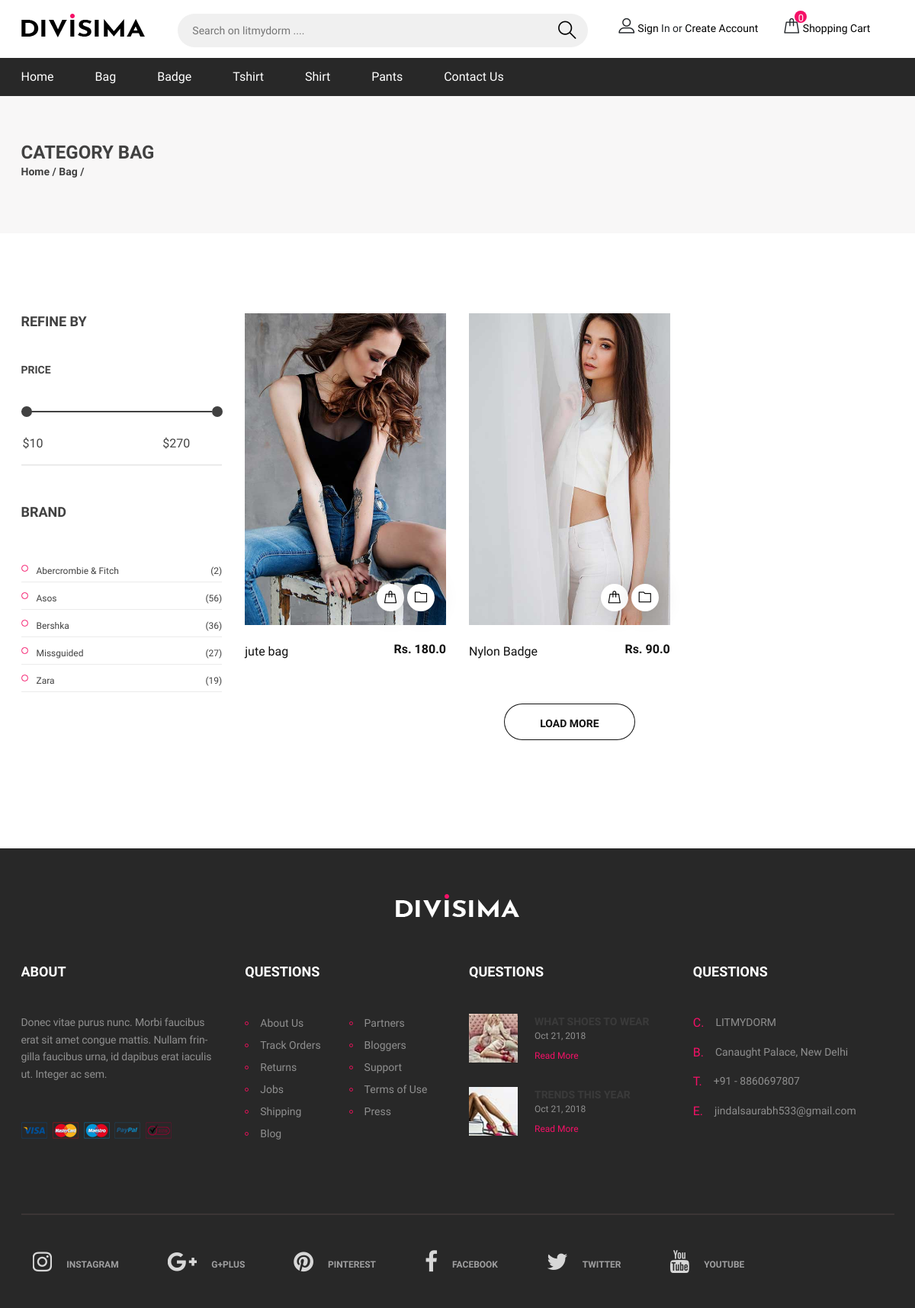
Screenshot of /category/bag with the database file from the repository.
### home/models.py (models this page shows, shortened)
class Category(models.Model):
    name = models.CharField(max_length=50)
    slug = models.SlugField()
    desc = models.TextField()
    image = models.ImageField(upload_to='index/images', default='')
    is_active = models.BooleanField(default=True)

class Product(models.Model):
    name = models.CharField(max_length=100)
    created_at = models.DateTimeField(auto_now_add=True)
    updated_at = models.DateTimeField(auto_now=True)
    short_desc = models.TextField()
    long_desc = models.TextField()
    price = models.FloatField()
    slug = models.SlugField()
    discount_price = models.FloatField(blank=True, null=True)
    image = models.ImageField(upload_to='index/images', default='')
    category = models.ForeignKey(Category, on_delete=models.CASCADE)
    stock = models.CharField(max_length=10)
    is_active = models.BooleanField(default=True)
    tag = models.CharField(max_length = 20, choices = PRODUCT_CHOICES, default='N')

### home/views.py (the view)
# urls.py: path('category/<str:slug>', views.category, name='category'),
def category(request, slug):
    category = Category.objects.filter(slug=slug).first()
    products = Product.objects.filter(category=category)
    context = {
        'category': category,
        'products': products,
    }
    return render(request, 'home/category.html', context)

### templates/home/category.html (shortened to what this page needs)
{% extends 'base.html' %}
{% load static %}
{% block body %}
	<div class="page-top-info">
		<div class="container">
			<h4>Category {{category.name}}</h4>
			<div class="site-pagination">
				<a href="{% url 'index' %}">Home</a> /
				<a href="{% url 'category' category.slug %}">{{category.name}}</a> /
			</div>
		</div>
	</div>
	<section class="category-section spad">
		<div class="container">
			<div class="row">
				<div class="col-lg-3 order-2 order-lg-1">
					<div class="filter-widget mb-0">
						<h2 class="fw-title">refine by</h2>
						<div class="price-range-wrap">
							<h4>Price</h4>
                            <div class="price-range ui-slider ui-corner-all ui-slider-horizontal ui-widget ui-widget-content" data-min="10" data-max="270">
								<span tabindex="0" class="ui-slider-handle ui-corner-all ui-state-default" style="left: 0%;">
								</span>
								<span tabindex="0" class="ui-slider-handle ui-corner-all ui-state-default" style="left: 100%;">
								</span>
							</div>
							<div class="range-slider">
                                <div class="price-input">
                                    <input type="text" id="minamount">
                                    <input type="text" id="maxamount">
                                </div>
                            </div>
                        </div>
					</div>
					<div class="filter-widget">
						<h2 class="fw-title">Brand</h2>
						<ul class="category-menu">
							<li><a href="#">Abercrombie & Fitch <span>(2)</span></a></li>
							<li><a href="#">Asos<span>(56)</span></a></li>
							<li><a href="#">Bershka<span>(36)</span></a></li>
							<li><a href="#">Missguided<span>(27)</span></a></li>
							<li><a href="#">Zara<span>(19)</span></a></li>
						</ul>
					</div>
				</div>
				<div class="col-lg-9  order-1 order-lg-2 mb-5 mb-lg-0">
					<div class="row">
						{% for product in products %}
						<div class="col-lg-4 col-sm-6">
							<div class="product-item">
								<div class="pi-pic">
									<img src="{{product.image.url}}" alt="Product Image">
									<div class="pi-links">
										<a href="{% url 'add_to_cart' product.slug %}" class="add-card"><i class="flaticon-bag"></i><span>ADD TO CART</span></a>
										<a href="{% url 'view_product' product.slug %}" class="add-card"><i class="flaticon-folder"></i><span>See Yourself</span></a>
									</div>
								</div>
								<div class="pi-text">
									<h6>Rs. {{product.price}}</h6>
									<p>{{product.name}}</p>
								</div>
							</div>
						</div>
						{% endfor %}
						<div class="text-center w-100 pt-3">
							<button class="site-btn sb-line sb-dark">LOAD MORE</button>
						</div>
					</div>
				</div>
			</div>
		</div>
	</section>
{% endblock body %}

### home/static/home/css/style.css (style rules this page uses)
html, body { height: 100%; font-family: 'Josefin Sans', sans-serif; -webkit-font-smoothing: antialiased; font-smoothing: antialiased; }
h1, h2, h3, h4, h5, h6 { margin: 0; color: #111111; font-weight: 600; }
h2 { font-size: 36px; }
h4 { font-size: 24px; }
h6 { font-size: 16px; }
p { font-size: 14px; color: #585858; line-height: 1.6; }
img { max-width: 100%; }
ul, ol { padding: 0; margin: 0; }
.spad { padding-top: 105px; padding-bottom: 105px; }
.site-btn { display: inline-block; border: none; font-size: 14px; font-weight: 600; min-width: 167px; padding: 18px 47px 14px; border-radius: 50px; text-transform: uppercase; background: #f51167; color: #fff; line-height: normal; cursor: pointer; text-align: center; }
.site-btn.sb-line { background: transparent; color: #fff; -webkit-box-shadow: inset 0 0 0 1px #fff; box-shadow: inset 0 0 0 1px #fff; }
.site-btn.sb-dark { background: #413a3a; }
.site-btn.sb-dark.sb-line { background-color: transparent; color: #111111; -webkit-box-shadow: inset 0 0 0 1px #111111; box-shadow: inset 0 0 0 1px #111111; }
.product-item .pi-pic { position: relative; display: block; }
.product-item .pi-links { width: 100%; position: absolute; right: 0; bottom: 18px; z-index: 9; padding-right: 15px; text-align: right; }
.product-item .pi-links a { display: inline-table; width: 36px; height: 36px; background: #fff; border-radius: 60px; font-size: 18px; line-height: 18px; padding-top: 9px; overflow: hidden; color: #000; position: relative; -webkit-box-shadow: 1px 0 32px rgba(0, 0, 0, 0.2); box-shadow: 1px 0 32px rgba(0, 0, 0, 0.2); -webkit-transition: all 0.4s ease; -o-transition: all 0.4s ease; transition: all 0.4s ease; text-align: center; }
.product-item .pi-links a i { display: inline-block; color: #000; }
.product-item .pi-links a.add-card { padding-top: 8px; }
.product-item .pi-text { padding-top: 22px; height: 87px; }
.product-item .pi-text h6 { float: right; padding-left: 40px; overflow: hidden; font-weight: 700; color: #111111; }
.product-item .pi-text p { font-size: 16px; color: #111111; margin-bottom: 0; }
.page-top-info { background: #f8f7f7; padding: 60px 0 70px; }
.page-top-info h4 { color: #414141; font-weight: 700; text-transform: uppercase; }
.site-pagination { font-size: 14px; font-weight: 600; color: #414141; }
.site-pagination a { display: inline-block; font-size: 14px; color: #414141; }
.filter-widget { margin-bottom: 100px; }
.filter-widget .fw-title { font-size: 18px; font-weight: 700; color: #414141; text-transform: uppercase; margin-bottom: 45px; }
.category-menu { list-style: none; }
.category-menu li a { display: block; position: relative; font-size: 12px; color: #414141; border-bottom: 1px solid #ebebeb; padding: 12px 0 5px 20px; }
.category-menu li a span { float: right; }
.category-menu li a:after { position: absolute; content: ""; width: 9px; height: 9px; left: 0; top: 13px; border: 1px solid #f51167; border-radius: 50%; }
.price-range-wrap .price-range { border-radius: 0; margin-right: 13px; margin-bottom: 28px; }
.price-range-wrap .price-range.ui-widget-content { border: none; background: #ebebeb; height: 2px; }
.price-range-wrap .price-range.ui-widget-content .ui-slider-handle { border: none; background: #414141; height: 14px; width: 14px; outline: none; top: -6px; cursor: ew-resize; margin-left: 0; border-radius: 0; border-radius: 20px; }
.price-range-wrap .range-slider { color: #444444; margin-top: 22px; }
.price-range-wrap { border-bottom: 2px solid #ebebeb; padding-bottom: 40px; margin-bottom: 50px; }
.price-range-wrap h4 { text-transform: uppercase; font-size: 14px; font-weight: 700; color: #414141; margin-bottom: 45px; }
.price-range-wrap .range-slider .price-input input { color: #444444; border: none; outline: none; max-width: 80px; pointer-events: none; }
.price-range-wrap .range-slider .price-input input:nth-child(1) { float: left; }
.price-range-wrap .range-slider .price-input input:nth-child(2) { float: right; }
@media (min-width: 1200px) { .container { max-width: 1175px; } }

### rows the page displays
Category: name "BAG", name "Bag"
Product: image (picture), price "180.0", name "jute bag"
Product: image (picture), price "90.0", name "Nylon Badge"
